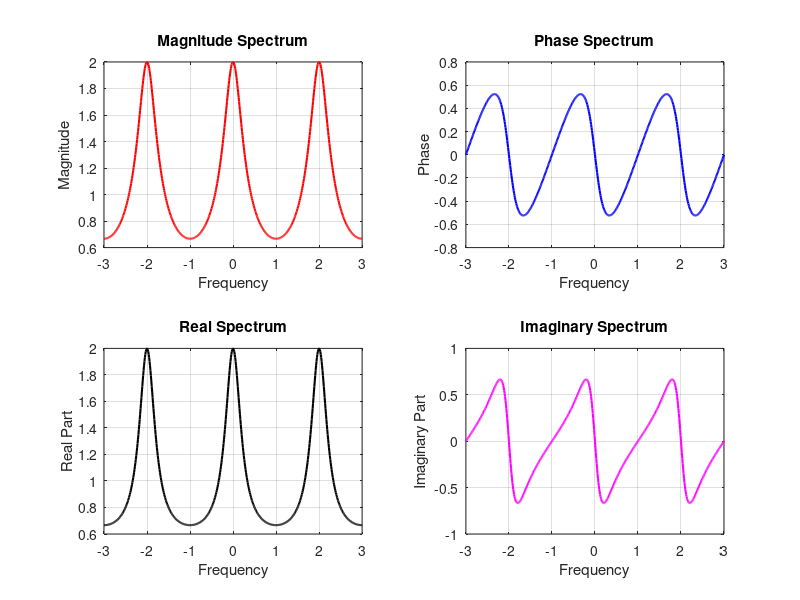

The MATLAB source for this figure:
clc;
clear all;
close all;
k = -300:300;
w = (pi/100) * k;
x = exp(j*w)./(exp(j*w) - 0.5*ones(size(w)));
magx = abs(x);
phasex = angle(x);
realx = real(x);
imaginaryx = imag(x);
subplot(2,2,1);
plot(w/pi, magx, 'r', 'LineWidth', 1.5);
xlabel('Frequency');
ylabel('Magnitude');
title('Magnitude Spectrum');
grid on;
subplot(2,2,2);
plot(w/pi, phasex, 'b', 'LineWidth', 1.5);
xlabel('Frequency');
ylabel('Phase');
title('Phase Spectrum');
grid on;
subplot(2,2,3);
plot(w/pi, realx, 'k', 'LineWidth', 1.5);
xlabel('Frequency');
ylabel('Real Part');
title('Real Spectrum');
grid on;
subplot(2,2,4);
plot(w/pi, imaginaryx, 'm', 'LineWidth', 1.5);
xlabel('Frequency');
ylabel('Imaginary Part');
title('Imaginary Spectrum');
grid on;
